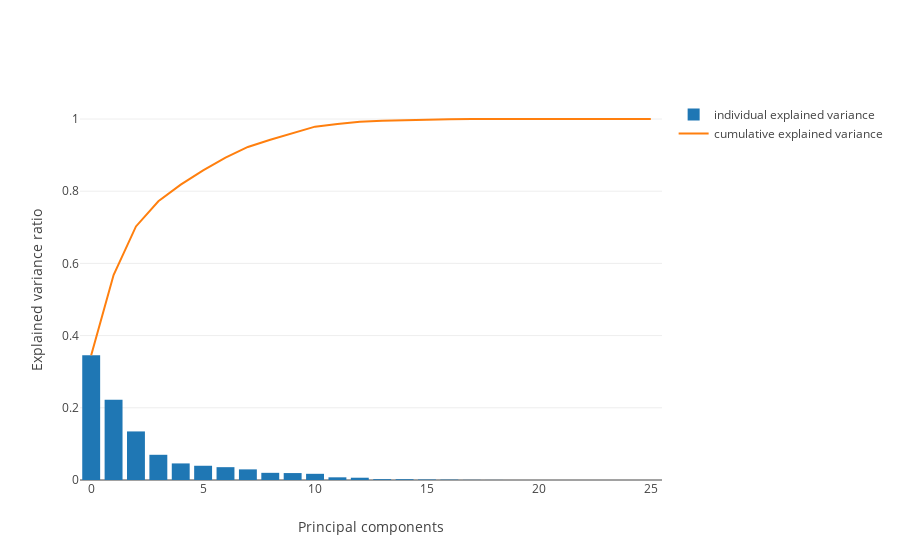

Write notebook code for a chart like this one.
### Code cell
plot_explained_variance(pca)

### Figure 1 — Plotly figure (JSON) as saved in the notebook; plotly's stock layout.template omitted (floating-point values rounded to 4 significant figures)
{"data": [{"name": "individual explained variance", "type": "bar", "y": [0.3454, 0.2225, 0.1345, 0.06984, 0.04592, 0.03945, 0.03554, 0.02942, 0.01985, 0.01923, 0.01715, 0.007434, 0.006306, 0.00228, 0.002132, 0.001394, 0.001021, 0.0003832, 0.0001719, 6.21e-05, 7.963e-06, 4.194e-06, 9.829e-07, 5.783e-07, 3.591e-13, 7.662e-33]}, {"name": "cumulative explained variance", "type": "scatter", "y": [0.3454, 0.5679, 0.7024, 0.7723, 0.8182, 0.8576, 0.8932, 0.9226, 0.9424, 0.9617, 0.9788, 0.9862, 0.9925, 0.9948, 0.997, 0.9983, 0.9994, 0.9998, 0.9999, 1.0, 1.0, 1.0, 1.0, 1.0, 1, 1]}], "layout": {"xaxis": {"title": "Principal components"}, "yaxis": {"title": "Explained variance ratio"}}}
